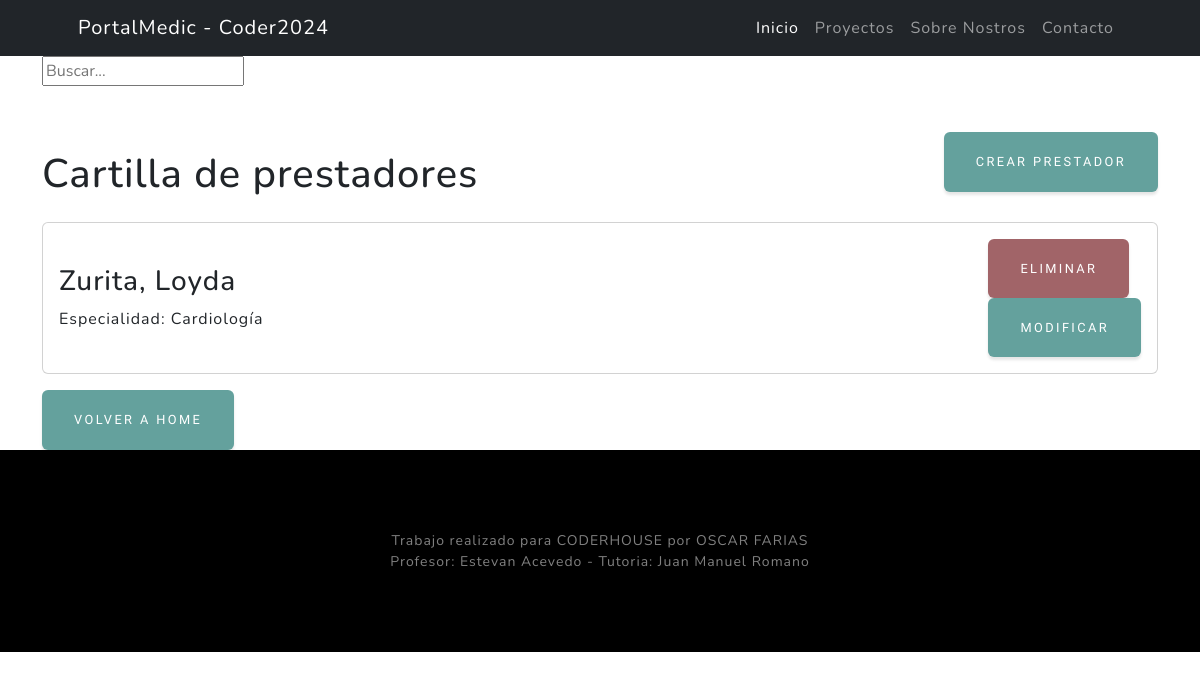
Before: /medicos/medicos/list with the older database file.
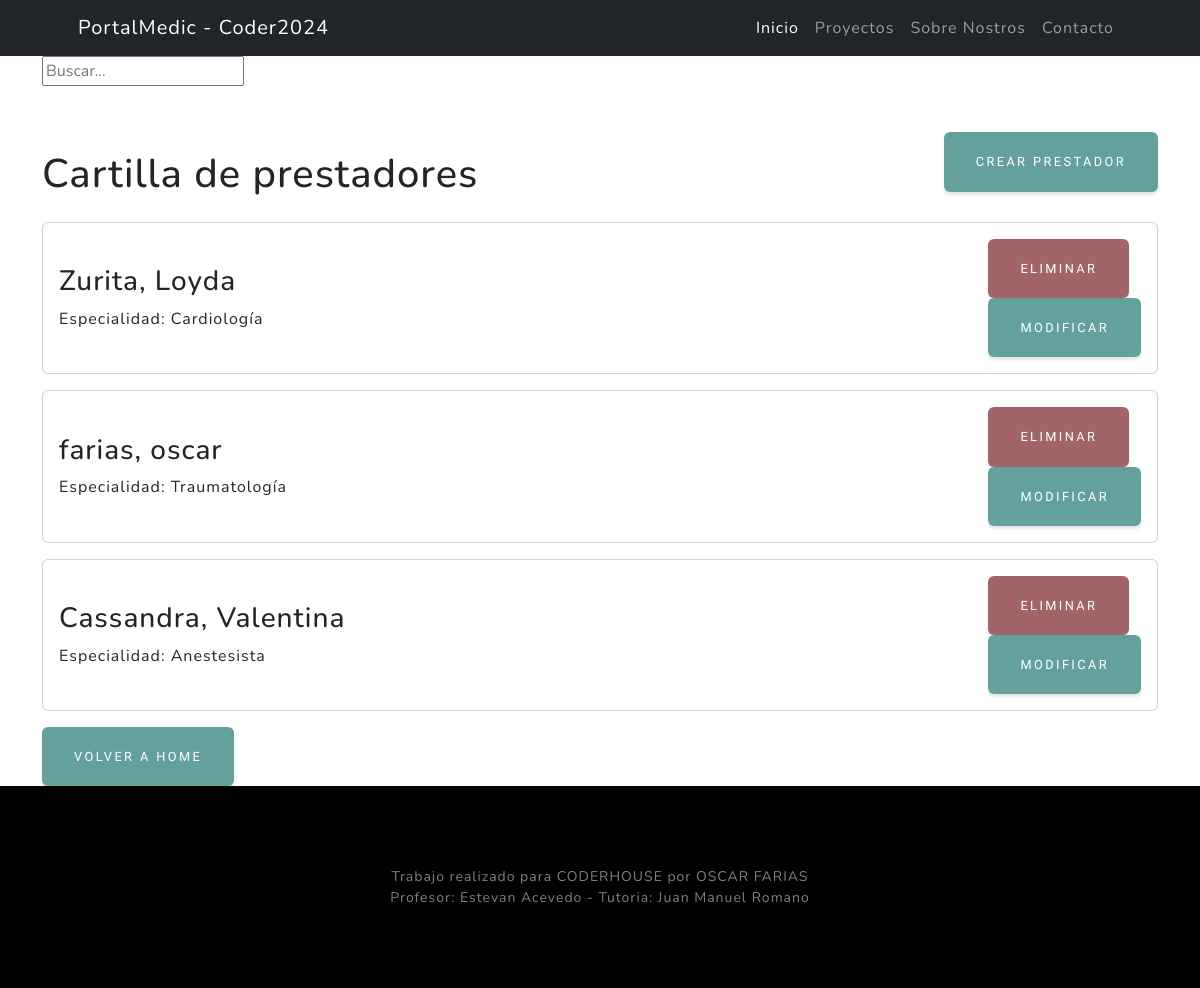
After: the same page with the newer database file.
### medicos/models.py (models this page shows, shortened)
class Medicos(models.Model):
    nombre = models.CharField(max_length=100, null=False, blank=True)
    apellido = models.CharField(max_length=100, null=False, blank=True)
    DNI = models.PositiveIntegerField(unique=True,null=True)
    nacionalidad= models.ForeignKey(Nacionalidad, on_delete=models.SET_NULL, null=True)
    matricula = models.PositiveIntegerField(unique=True, null=False, blank=True)
    especialidad = models.ForeignKey(Especialidad, on_delete=models.SET_NULL, null=True)
    class Meta:
        verbose_name = "Medicos"
        verbose_name_plural = "Medicos"

class Especialidad(models.Model):
    especialidad = models.CharField(max_length=50, unique=True)
    def __str__(self) -> str:
        return self.especialidad
    class Meta:
        verbose_name = "Especialidad"
        verbose_name_plural = "Especialidades"

### medicos/views.py (the view)
# urls.py: path("medicos/list", medicos_list ,name="medicos_list"),
def medicos_list(request):
    consulta = Medicos.objects.all()
    contexto = {"medicos":consulta}
    return render(request,"medicos/medicos_list.html", contexto)

### medicos/templates/medicos/medicos_list.html (shortened to what this page needs)
{% extends 'core/base.html' %}
{% block content %}
<div class="container">
    <div class="pb-lg-3">
        <form action="{% url 'medicos:medicos_list' %}" method="get">
            <input type="text" name="busqueda" placeholder="Buscar...">
        </form>
    </div>
    <div class="d-flex justify-content-between align-items-center">
        <h1 class="mt-5 mb-4">Cartilla de prestadores</h1>
        <a href="{% url 'medicos:medicos_create' %}" class="btn btn-primary">Crear Prestador</a>
    </div>
    {% for medico in medicos %}
    <div class="card mb-3">
        <div class="card-body d-flex justify-content-between align-items-center">
            <div>
                <h3 class="card-title">{{medico.apellido}}, {{ medico.nombre }}</h3>
                <p class="card-text">Especialidad: {{ medico.especialidad }}</p>
            </div>
            <div>
                <form method="post" action="{% url 'medicos:medicos_confirmar_eliminar' medico.id %}">
                    <button type="submit" class="btn btn-danger mr-2">Eliminar</button>
                </form>
                <a href="{% url 'medicos:medicos_modificar' %}" class="btn btn-primary">Modificar</a>
            </div>
        </div>
    </div>
    {% endfor %}
    <a href="{% url 'core:index' %}" class="btn btn-primary">Volver a HOME</a>
</div>
{% endblock content %}

### core/templates/core/base.html (shortened to what this page needs)
{% load static %}
<!DOCTYPE html>
<html lang="es">
<head>
    <link href="{% static 'core/css/styles.css' %}" rel="stylesheet" />
</head>
{% block navbar %}
<nav class="navbar navbar-expand-lg navbar-dark bg-dark">
    <div class="container px-5">
        <a class="navbar-brand" href="{% url 'core:index' %}">PortalMedic - Coder2024</a>
        <div class="collapse navbar-collapse" id="navbarSupportedContent">
            <ul class="navbar-nav ms-auto mb-2 mb-lg-0">
                <li class="nav-item"><a class="nav-link active" aria-current="page" href="{% url 'core:index' %}">Inicio</a></li>
                <li class="nav-item"><a class="nav-link" href="#about">Proyectos</a></li>
                <li class="nav-item"><a class="nav-link" href="#projects">Sobre Nostros</a></li>
                <li class="nav-item"><a class="nav-link" href="https://api.whatsapp.com/send/?phone=%2B5493814761261&text&type=phone_number&app_absent=0" target="_blank">Contacto</a></li>
            </ul>
        </div>
    </div>
</nav>
{% endblock navbar %}
<body>
    {% block content %}
    {% endblock content %}
</body>
{% block footer %}
    <footer class="footer bg-black small text-center text-white-50 mt-auto">
        <div class="container px-4 px-lg-5">Trabajo realizado para CODERHOUSE por OSCAR FARIAS</div>
        <div class="container px-4 px-lg-5">Profesor: Estevan Acevedo - Tutoria: Juan Manuel Romano</div>
    </footer>
{% endblock footer %}

Changed rows visible on the page:
added Medicos: apellido "farias", nombre "oscar", especialidad "Traumatología"
added Medicos: apellido "Cassandra", nombre "Valentina", especialidad "Anestesista"
